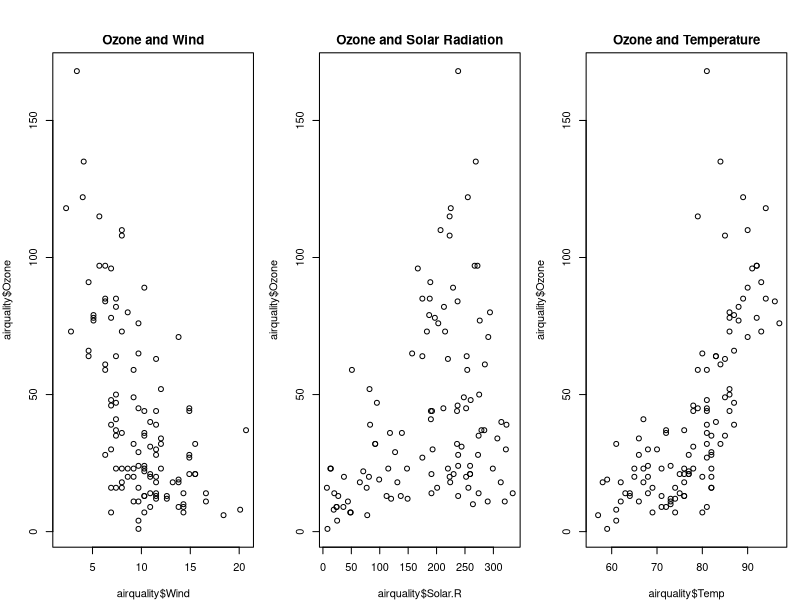

Here is the R script that generated this plot:
try(dev.off(),silent=TRUE)
par(mfrow = c(1, 3), mar = c(4, 4, 2, 1), oma = c(0, 0, 2, 0))
plot(airquality$Wind, airquality$Ozone, main = "Ozone and Wind")
plot(airquality$Solar.R, airquality$Ozone, main = "Ozone and Solar Radiation")
plot(airquality$Temp, airquality$Ozone, main = "Ozone and Temperature")
